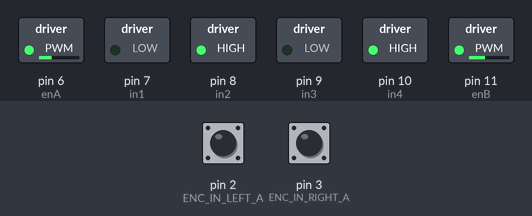
Bench run of a sketch on a simulated Arduino Uno, built with avr-gcc and run on an emulated ATmega328P. Shown: switched loads named in the sketch (green lamp = pin HIGH). Inputs (shaded band) come from the test bench; at power-on: pin 2 (ENC_IN_LEFT_A) HIGH, pin 3 (ENC_IN_RIGHT_A) HIGH. What the sketch prints to the serial monitor is not drawn.

Above: at 0.1 s.
Timing chart, 0 to 1.6 s (numbered marks = the images above):
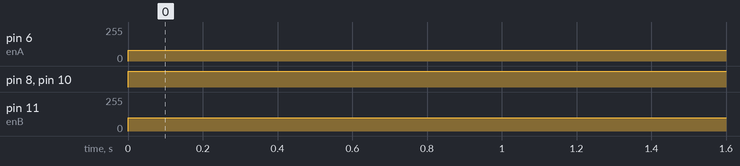

Measured:
- by itself, pin 6 (enA): 0/255 → 79/255 at 0.00 s
- by itself, pin 8 (in2), pin 10 (in4): LOW → HIGH at 0.00 s
- by itself, pin 11 (enB): 0/255 → 100/255 at 0.00 s

The sketch:

SpeedMonitorTest.ino
```cpp
#include<Arduino.h>

/*
 * Description: Calculate the angular velocity in radians/second of a DC motor
 * with a built-in encoder (forward = positive; reverse = negative)
 */

// Motor encoder output pulses per 360 degree revolution (measured manually)
#define ENC_COUNT_REV 361


// Encoder output to Arduino Interrupt pin. Tracks the pulse count.
#define ENC_IN_RIGHT_A 3
#define ENC_IN_LEFT_A 2

// Other encoder output to Arduino to keep track of wheel direction
// Tracks the direction of rotation.
#define ENC_IN_RIGHT_B 5
#define ENC_IN_LEFT_B 4

// Motor right connections
int enA = 6;
int in1 = 7;
int in2 = 8;

// Motor left connections
int enB = 11;
int in3 = 9;
int in4 = 10;

// True = Forward; False = Reverse
boolean Direction_right = true;
boolean Direction_left = true;

// Keep track of the number of right and left wheel pulses
volatile long right_wheel_pulse_count = 0;
volatile long left_wheel_pulse_count = 0;

// One-second interval for measurements
int interval = 1000;

// Counters for milliseconds during interval
long previousMillis = 0;
long currentMillis = 0;

// Variable for RPM measurement
float rpm_right = 0;
float rpm_left = 0;

// Variable for angular velocity measurement
float ang_velocity_right = 0;
float ang_velocity_right_deg = 0;

float ang_velocity_left = 0;
float ang_velocity_left_deg = 0;

const float rpm_to_radians = 0.10471975512;
const float rad_to_deg = 57.29578;

void right_wheel_pulse();
void left_wheel_pulse();

void ForwardDirectionControl();
void ReverseDirectionControl();
void TurnRightControl();
void TurnLeftControl();
void StopMotors();

void setup() {

  // Open the serial port at 9600 bps
  Serial.begin(9600);

    pinMode(enA, OUTPUT);
    pinMode(in1, OUTPUT);
    pinMode(in2, OUTPUT);
    pinMode(enB, OUTPUT);
    pinMode(in3, OUTPUT);
    pinMode(in4, OUTPUT);

  // Turn off motors - Initial state
    digitalWrite(in1, LOW);
    digitalWrite(in2, LOW);
    digitalWrite(in3, LOW);
    digitalWrite(in4, LOW);

  // Set pin states of the encoder
  pinMode(ENC_IN_RIGHT_A , INPUT_PULLUP);
  pinMode(ENC_IN_RIGHT_B , INPUT);

  pinMode(ENC_IN_LEFT_A , INPUT_PULLUP);
  pinMode(ENC_IN_LEFT_B , INPUT);

  // Every time the pin goes high, this is a pulse
  attachInterrupt(digitalPinToInterrupt(ENC_IN_RIGHT_A), right_wheel_pulse, RISING);
  attachInterrupt(digitalPinToInterrupt(ENC_IN_LEFT_A), left_wheel_pulse, RISING);

}

void loop() {

    // Record the time
    currentMillis = millis();
    ForwardDirectionControl();

    // If one second has passed, print the number of pulses
    if (currentMillis - previousMillis > interval) {

      previousMillis = currentMillis;

      // Calculate revolutions per minute for right wheel
      rpm_right = (float)(right_wheel_pulse_count * 60 / ENC_COUNT_REV);
      ang_velocity_right = rpm_right * rpm_to_radians;
      ang_velocity_right_deg = ang_velocity_right * rad_to_deg;

      // Calculate revolutions per minute for left wheel
      rpm_left = (float)(left_wheel_pulse_count * 60 / ENC_COUNT_REV);
      ang_velocity_left = rpm_left * rpm_to_radians;
      ang_velocity_left_deg = ang_velocity_left * rad_to_deg;

      Serial.print(" Pulses: ");
      Serial.println(right_wheel_pulse_count);
      Serial.print(" Speed: ");
      Serial.print(rpm_right);
      Serial.println(" RPM");
      Serial.print(" Angular Velocity: ");
      Serial.print(rpm_right);
      Serial.print(" rad per second");
      Serial.print("\t");
      Serial.print(ang_velocity_right_deg);
      Serial.println(" deg per second");
      Serial.println();
      Serial.println();
      Serial.println();

      Serial.print(" Pulses: ");
      Serial.println(left_wheel_pulse_count);
      Serial.print(" Speed: ");
      Serial.print(rpm_left);
      Serial.println(" RPM");
      Serial.print(" Angular Velocity: ");
      Serial.print(rpm_left);
      Serial.print(" rad per second");
      Serial.print("\t");
      Serial.print(ang_velocity_left_deg);
      Serial.println(" deg per second");
      Serial.println();
      Serial.println();
      Serial.println();

      right_wheel_pulse_count = 0;
      left_wheel_pulse_count = 0;

    }

}

// This function lets you control spinning direction of motors
void ForwardDirectionControl() {
  // Set motors to maximum speed
  // For PWM maximum possible values are 0 to 255
    analogWrite(enB, 100);
    analogWrite(enA, 79);

    digitalWrite(in1, LOW);
    digitalWrite(in2, HIGH);
    digitalWrite(in3, LOW);
    digitalWrite(in4, HIGH);
    delay(5000);

}


// Increment the number of pulses of right wheel by 1
void right_wheel_pulse() {

  // Read the value for the encoder for the right wheel
  int valRight = digitalRead(ENC_IN_RIGHT_B);

  if(valRight == LOW) {
    Direction_right = false; // Reverse
  }
  else {
    Direction_right = true; // Forward
  }

  if (Direction_right) {
    right_wheel_pulse_count++;
  }
  else {
    right_wheel_pulse_count--;
  }
}

// Increment the number of pulses of left wheel by 1
void left_wheel_pulse() {
  // Read the value for the encoder for the right wheel
  int valLeft = digitalRead(ENC_IN_LEFT_B);

  if(valLeft == LOW) {
    Direction_left = false; // Reverse
  }
  else {
    Direction_left = true; // Forward
  }

  if (Direction_left) {
    left_wheel_pulse_count++;
  }
  else {
    left_wheel_pulse_count--;
  }
}

void ReverseDirectionControl()
{
  analogWrite(enB, 50);
  analogWrite(enA, 50);

  digitalWrite(in1, HIGH);
  digitalWrite(in2, LOW);
  digitalWrite(in3, HIGH);
  digitalWrite(in4, LOW);
  delay(1000);
}
void TurnRightControl()
{
  analogWrite(enB, 50);
  analogWrite(enA, 0);

  digitalWrite(in1, HIGH );
  digitalWrite(in2, LOW);
  digitalWrite(in3, LOW);
  digitalWrite(in4, HIGH);
  delay(1000);

}
void TurnLeftControl()
{
  analogWrite(enB, 0);
  analogWrite(enA, 50);

  digitalWrite(in1, LOW);
  digitalWrite(in2, HIGH );
  digitalWrite(in3, HIGH);
  digitalWrite(in4, LOW);
  delay(1000);

}
void StopMotors()
{
  digitalWrite(in1, LOW);
  digitalWrite(in2, LOW);
  digitalWrite(in3, LOW);
  digitalWrite(in4, LOW);
}
```
